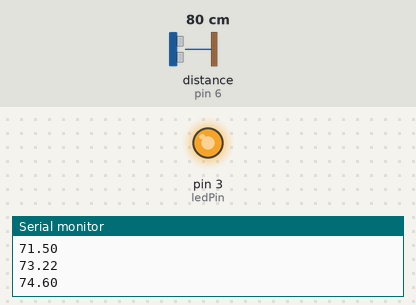
The sketch below on a simulated Arduino Uno, built with avr-gcc and run on an emulated ATmega328P. Parts: output pins drawn as LEDs (lit = HIGH), the last lines printed to the serial monitor. Wiring (inferred from the names in the program): ultrasonic range finder: trigger pin 11; echo pin 6. The test bench sets the inputs (shaded band); at power-on: distance to the obstacle (sensor on pin 6) 80 cm. The echo pulse lasts 58.3 µs per cm; pins used as bus, display or sensor lines are not drawn.

Above: at 1.2 s.
1.3 s: distance to the obstacle (sensor on pin 6) set to 2 cm
At 4.15 s:
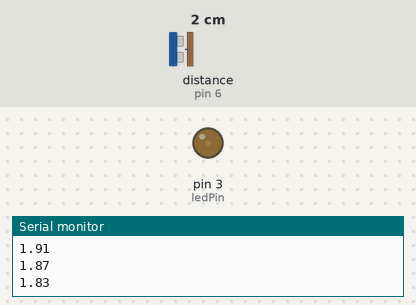
4.3 s: distance to the obstacle (sensor on pin 6) set to 4 cm
7.3 s: distance to the obstacle (sensor on pin 6) set to 9 cm
At 10.2 s:
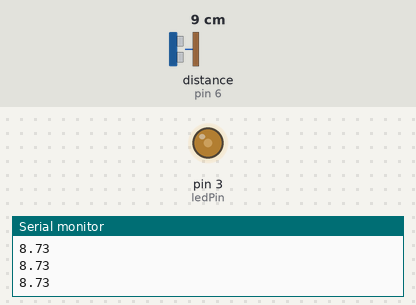
Timing chart, 0 to 11.7 s (numbered marks = the images above; inputs shaded):
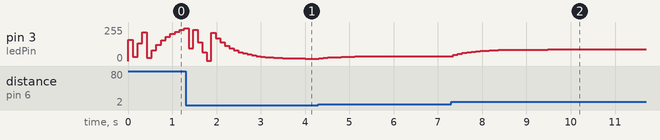

The sketch:

Serial.ino
```cpp
// this constant won't change. It's the pin number of the sensor's output:
const int trigPin = 11;
const int echoPin = 6;
const int ledPin = 3;
float printLong = 0;
float previcm = 0;

void setup() {
  // initialize serial communication:
  Serial.begin(9600);
  pinMode(trigPin, OUTPUT);
  pinMode(echoPin, INPUT);
  pinMode(ledPin, OUTPUT);
  Serial.println("Begin");
}

void loop() {
  // establish variables for duration of the ping, and the distance result
  // in inches and centimeters:
  float length;

  // The PING))) is triggered by a HIGH pulse of 2 or more microseconds.
  // Give a short LOW pulse beforehand to ensure a clean HIGH pulse:
  digitalWrite(trigPin, LOW);
  delayMicroseconds(2);
  digitalWrite(trigPin, HIGH);
  delayMicroseconds(10);
  digitalWrite(trigPin, LOW);

  // The same pin is used to read the signal from the PING))): a HIGH pulse
  // whose duration is the time (in microseconds) from the sending of the ping
  // to the reception of its echo off of an object.
  length = microsecondsToCentimeters(pulseIn(echoPin, HIGH));

  // convert the time into a distance
  printLong = length/5+printLong*4/5;
  //Serial.println(round(printLong));
  Serial.println((printLong));

  analogWrite(ledPin, printLong*10);
  delay(100);
}

float microsecondsToCentimeters(float microseconds) {
  // The speed of sound is 340 m/s or 29 microseconds per centimeter.
  // The ping travels out and back, so to find the distance of the object we
  // take half of the distance travelled.
  return microseconds / 29 / 2;
}
```

Measured:
- after the input at 7.3 s, pin 3 (ledPin): moves from 37/255 to 87/255 over 2.1 s, starting at once
